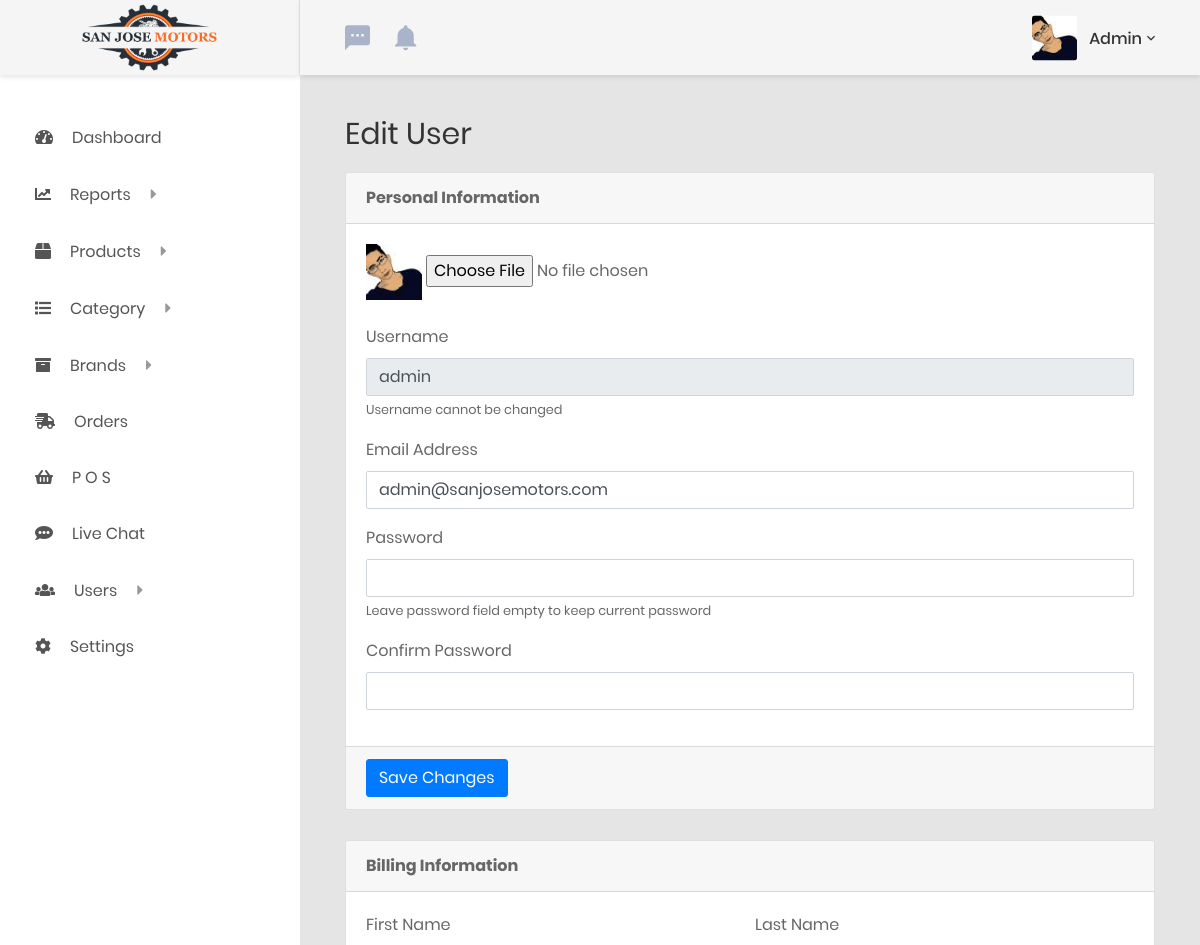
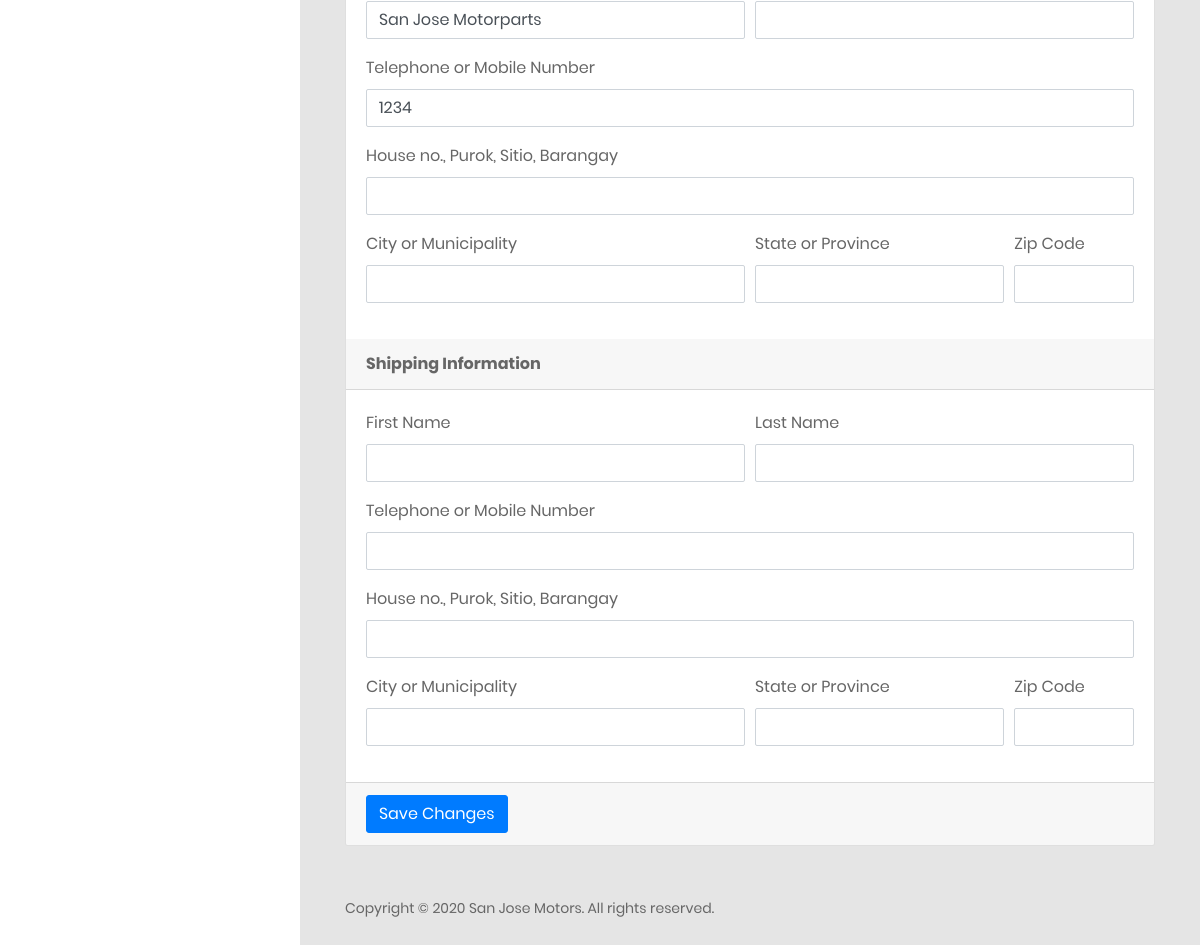
Screenshot of /admin/user.php?action=edit&id=2 (signed in) with the database file from the repository (2 pictures, top to bottom).
### tables this page shows
CREATE TABLE `users` (
  `ID` bigint(20) NOT NULL,
  `username` varchar(255) NOT NULL,
  `email` varchar(255) NOT NULL,
  `password` varchar(255) NOT NULL,
  `active` enum('0','1') NOT NULL,
  `status` enum('online','offline','isle') NOT NULL DEFAULT 'offline',
  `role` int(11) NOT NULL,
  `auth` varchar(255) NOT NULL,
  `reg_date` datetime NOT NULL DEFAULT CURRENT_TIMESTAMP
);

### admin/user.php (the view, shortened to what the rows shown need)
<?php
require_once 'functions.php';
$action = !empty( $_GET['action'] ) ? $_GET['action'] : '';
$uid = !empty( $_GET['id'] ) ? esc_int( $_GET['id'] ) : $user_id;
$username = '';
$email = '';
if( empty( $action ) || $action === 'edit' ) {
    $user_stmt = $mysqli->prepare( "SELECT * FROM users WHERE ID = ? LIMIT 1" );
    $user_stmt->bind_param( 'i', $uid );
    $user_stmt->execute();
    $user_result = $user_stmt->get_result();
    if( $user_result->num_rows > 0 ) {
        while( $row = $user_result->fetch_assoc() ) {
            $username = $row['username'];
            $email = $row['email'];
        }
    }
}
$site_title = 'Add User';
switch ( $action ) {
    case 'edit' :
    case 'add' :
        $site_title = ucfirst( $action ) . ' User';
        break;
}
include_once 'header.php';
include_once 'sidebar.php'; ?>
<div class="row">
    <div class="col-md-12">
        <div class="overview-wrap">
            <h2 class="title-1"><?php echo $site_title; ?></h2>
        </div>
    </div>
</div>
<form method="POST" action="" enctype="multipart/form-data">
    <div class="row">
        <div class="col-sm-12">
            <div class="card">
                <div class="card-body card-block">
                    <div class="form-group">
                        <label for="username" class=" form-control-label">Username</label>
                        <input type="text" name="username" id="username" class="form-control" value="<?php echo $username; ?>"<?php
                        if( $action === 'edit' || empty( $action ) ) {
                            echo ' disabled=""';
                        }
                        ?>>
                        <?php if( $action !== 'add' ) : ?>
                        <small class="help-block form-text">Username cannot be changed</small>
                        <?php endif; ?>
                    </div>
                    <div class="form-group">
                        <label for="email" class=" form-control-label">Email Address</label>
                        <input name="email" type="email" id="email" class="form-control" value="<?php echo $email; ?>">
                    </div>
                </div>
            </div>
        </div>
    </div>
</form>
<?php include_once 'footer.php';

### admin/sidebar.php (shortened to what the rows shown need)
<div class="page-container">
    <header class="header-desktop">
        <div class="section__content section__content--p30">
            <div class="container-fluid">
                <div class="header-wrap">
                    <div class="header-button">
                        <div class="account-wrap">
                            <div class="account-item clearfix js-item-menu">
                                <div class="content">
                                    <a class="js-acc-btn" href="#"><?php echo get_currentuser( 'username' ); ?></a>
                                </div>
                            </div>
                        </div>
                    </div>
                </div>
            </div>
        </div>
    </header>
    <div class="main-content">
        <div class="section__content section__content--p30">
            <div class="container-fluid">

### rows the page displays
users: username "Admin", username "admin", email "admin@sanjosemotors.com"

### other values shown
$item['title'] "Dashboard"
$item['title'] "Reports"
$item['title'] "Products"
$item['title'] "Category"
$item['title'] "Brands"
$item['title'] "Orders"
$item['title'] "P O S"
$item['title'] "Live Chat"
$item['title'] "Users"
$item['title'] "Settings"
$site_title "Edit User"
get_siteinfo( 'site-name' ) "San Jose Motors"
